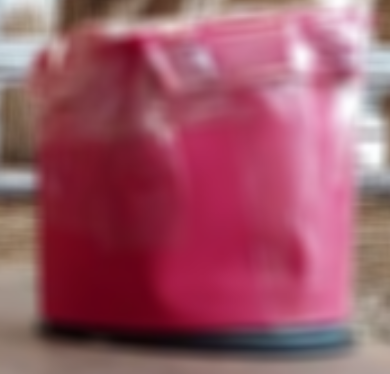
#> input picture red_BGR.png, 390 x 374 px, given in place of G134_E5.mp4, which was not available
$ python extract_cups.py
#> lines starting #> are read from the running program, lines starting #| are printed output that depends on the picture; after the words box and inside, x2 and y2 are one past the last pixel; in counts of white or black regions, pixels touching at a corner belong together; pictures that were not available may be replaced by others from this repository, and a replacement may not be noted
import os
import cv2
import pandas as pd
import numpy as np
import matplotlib.pyplot as plt
from matplotlib.animation import FuncAnimation, PillowWriter

class cup:
    # [15 lines left out: functions __init__, get_colour, not called in this run]

class frame:
    def __init__(self, img):
        #image
        self.img = img

        #shape of image
        self.height = img.shape[0]
        self.width = img.shape[1]
        self.channels = img.shape[2]

        #the output image, where the drawings go
        self.annotated = self.img.copy()

    def get_colours(self):
        '''
        Thresholds out dark and light pixels to leave only colour
        Quite specific to the original videos, idea is that theres lots of white and black in
        alpacas, sheep and goats. (and the environments)
        '''

        # smooth the image
        copy = cv2.blur(self.img, (75,75))

        hsv = cv2.cvtColor(copy, cv2.COLOR_BGR2HSV)

        #greyscale to get bright and dark values
        gray = cv2.cvtColor(hsv, cv2.COLOR_BGR2GRAY)

        # threshold all values out between 120 and 255
        _, mask = cv2.threshold(gray, 140, 200,cv2.THRESH_TOZERO)

        # dilate and morph the output of threshold. Attempt at closing a shape which has been sliced in half
        dilate_mask = cv2.dilate(mask,(10,10),iterations = 1)

        closed_mask = cv2.morphologyEx(dilate_mask, cv2.MORPH_CLOSE, (100, 100))

        res = cv2.bitwise_and(copy, copy, mask= closed_mask)

        return res

    # [52 lines left out: functions get_contours, find_cups, draw_boxes, not called in this run]

    def get_cup_vals(self, contours):
        xs = []
        ys = []
        ws = []
        hs = []
        if len(contours) > 0:

            for cnt in contours:
                x_i, y_i, w_i, h_i = cv2.boundingRect(cnt)
                xs.append(x_i)
                ys.append(y_i)
                ws.append(w_i)
                hs.append(h_i)
            avg_x = np.mean(xs)
            avg_y = np.mean(ys)
            avg_w = np.max(ws)
            avg_h = np.max(hs)
            centre_x = avg_x + (avg_w/2)
            centre_y = avg_y + (avg_h/2)
            return int(centre_x), int(centre_y), int(avg_w), int(avg_h)
        else:
            return None, None, None, None

    def detect(self):
        #abstract function
        pass

class detect_red_blue(frame):

    def __init__(self, img):
        #initialise frame
        super().__init__(img)

    def get_blue(self):
        '''
        return all blue pixels
        '''

        # segment out all colourful pixels
        colours = self.get_colours()
        #convert to hsv colour space
        hsv = cv2.cvtColor(colours, cv2.COLOR_RGB2HSV)

        # blue pixel bounds
        lower_blue = np.array([0,0,0])
        upper_blue = np.array([100,255,255])

        #mask image, all pixels within blue bounds turn to white else black
        blueImage = cv2.inRange(hsv, lower_blue, upper_blue)
        blue_res = cv2.bitwise_and(colours,colours, mask= blueImage)
        blue_res = cv2.GaussianBlur(blue_res, (15, 15), 2)
        return blue_res

    def get_red(self):
        '''
        Return all red pixels
        '''
        # segment out colours
        colours = self.get_colours()
        # convert to hsv colour space
        hsv = cv2.cvtColor(colours, cv2.COLOR_RGB2HSV)

        #pixel value bounds for red -> trial and error, very specific to this case for some reason
        lower_red = np.array([110,0,0])
        upper_red = np.array([200,255,255])

        #mask image, all pixels within pink bounds turn to white else black
        redImage = cv2.inRange(hsv, lower_red, upper_red)
        red_res = cv2.bitwise_and(colours,colours, mask= redImage)
        red_res = cv2.GaussianBlur(red_res, (15, 15), 2)
        return red_res

    def get_mask(self):
        red_mask = self.get_red()
        blue_mask = self.get_blue()
        mask = cv2.bitwise_or(red_mask, blue_mask)
        return red_mask, blue_mask, mask

    # [13 lines left out: function get_contours, not called in this run]

    def get_blue_center(self):
        '''
        Returns: Centre point of all blue pixels and the width and height of bounding box
        '''
        # segment out only blue pixels
        mask = self.get_blue()
        # convert to greyscale
        grey = cv2.cvtColor(mask, cv2.COLOR_BGR2GRAY)

        #threshold so all values above 0 are now 255
        _, thresh = cv2.threshold(grey, 0, 255, cv2.THRESH_BINARY)

        # get contours of blue objects in image
        contours, _ = cv2.findContours(thresh, cv2.RETR_TREE, cv2.CHAIN_APPROX_SIMPLE)

        big_contours = [i for i in contours if cv2.contourArea(i) > 1000]
        cv2.drawContours(self.annotated, big_contours, -1, (0, 255, 0), 3)
        return self.get_cup_vals(big_contours)

    def get_red_center(self):
        mask = self.get_red()
        grey = cv2.cvtColor(mask, cv2.COLOR_BGR2GRAY)
        _, thresh = cv2.threshold(grey, 0, 255, cv2.THRESH_BINARY)

        contours, _ = cv2.findContours(thresh, cv2.RETR_TREE, cv2.CHAIN_APPROX_SIMPLE)

        big_contours = [i for i in contours if cv2.contourArea(i) > 20000]
        cv2.drawContours(self.annotated, big_contours, -1, (0, 255, 0), 3)

        return self.get_cup_vals(big_contours)


    def detect(self):

        blue_x, blue_y, blue_width, blue_height = self.get_blue_center()
        red_x, red_y, red_width, red_height = self.get_red_center()

        # draw blue cup centre point & bounding area
        if None not in[blue_x, blue_y, blue_width, blue_height]:
            # circle for center
            cv2.putText(self.annotated, "Blue Cup", (blue_x - 50, blue_y- 15), cv2.FONT_HERSHEY_SIMPLEX, 1, (0, 255, 0), 3)
            cv2.circle(self.annotated, (blue_x, blue_y), 10, (0, 255, 0), -1)

        # draw red cup centre point & bounding area
        if None not in[red_x, red_y, red_width, red_height]:
            # circle for center
            cv2.putText(self.annotated, "Red Cup", (red_x - 50, red_y- 15), cv2.FONT_HERSHEY_SIMPLEX, 1, (0, 255, 0), 3)
            cv2.circle(self.annotated, (red_x, red_y), 10, (0, 255, 0), -1)

        return blue_x, blue_y, red_x, red_y

class detect_same(frame):

    def __init__(self, img):
        #initialise frame
        super().__init__(img)


class detect_sizes(frame):

    def __init__(self, img):
        #initialise frame
        super().__init__(img)

    # [9 lines left out: function detect, not called in this run]
    '''
    TODO
    '''
    pass

def menu() -> int:
    choosing = True
    menu = "Enter option:\n1) Colour cups\n2) Different Sizes\n3) Same cup\n Choice: "
    while choosing:
        option = input(menu)
        if int(option) in [1, 2, 3]:
            choosing = False
            return int(option)

def extract_vid_feats(in_path, out_path):
    #read in video
#> called with in_path = 'videos/colour/G134_E5.mp4', out_path = 'out_vid/G134_E5'
    choice = menu()
#> the loop in menu, `while choosing:` made 1 pass; the answer given on pass 1: 1
    cap = cv2.VideoCapture(in_path)
    width= int(cap.get(cv2.CAP_PROP_FRAME_WIDTH))
    height= int(cap.get(cv2.CAP_PROP_FRAME_HEIGHT))

    if (cap.isOpened()== False):
        print("Error opening video stream or file")

    #dictionary for storing values
    output = {"frame": [], "x1": [], "y1": [], "x2": [], "y2": []}

    #play back  video
    frame_no = 0
    main_writer= cv2.VideoWriter(f'{out_path}_main.mp4', cv2.VideoWriter_fourcc(*'DIVX'), 20, (width,height))
    red_writer= cv2.VideoWriter(f'{out_path}_red.mp4', cv2.VideoWriter_fourcc(*'DIVX'), 20, (width,height))
    blue_writer= cv2.VideoWriter(f'{out_path}_blue.mp4', cv2.VideoWriter_fourcc(*'DIVX'), 20, (width,height))
    mask_writer= cv2.VideoWriter(f'{out_path}_mask.mp4', cv2.VideoWriter_fourcc(*'DIVX'), 20, (width,height))
    while cap.isOpened():
        ret, img = cap.read()
#> img is the input picture: shape (374, 390, 3); mean B, G, R 103.1, 87.3, 155.8
        # img = cv2.imread("red_hsv.png")
        # ret = True

        if ret == True:

            frame_no +=1
            if choice == 1:
                im = detect_red_blue(img)
                blue_x, blue_y, red_x, red_y = im.detect()
#> in get_colours, `hsv = cv2.cvtColor(copy, cv2.COLOR_BGR2HSV)`: hsv: shape (374, 390, 3); mean H, S, V 137.7, 119.1, 155.9
#> in get_colours, `gray = cv2.cvtColor(hsv, cv2.COLOR_BGR2GRAY)`:
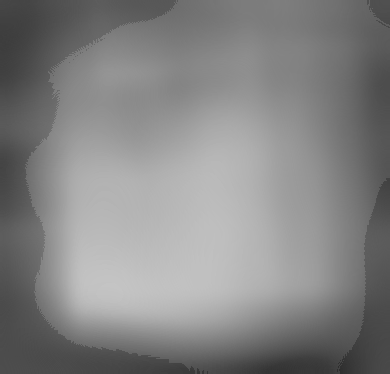
#> gray: shape (374, 390); min 45, max 197, mean 132.2
#> in get_blue, `hsv = cv2.cvtColor(colours, cv2.COLOR_RGB2HSV)`: hsv: shape (374, 390, 3); mean H, S, V 56.3, 77.9, 66
#> in get_blue, `blueImage = cv2.inRange(hsv, lower_blue, upper_blue)`:
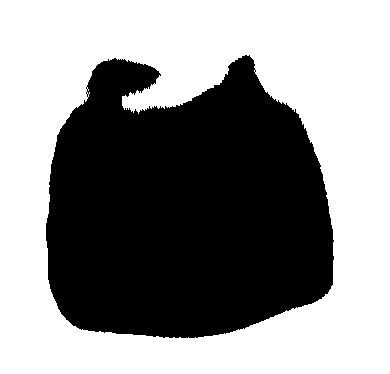
#> blueImage: shape (374, 390); 56% white; 1 black region, box (x1, y1, x2, y2) and area: (46, 55, 334, 338) 64192
#> in get_blue, `blue_res = cv2.bitwise_and(colours,colours, mask= blueImage)`: blue_res: shape (374, 390, 3); every value is 0
#> in get_blue_center, `grey = cv2.cvtColor(mask, cv2.COLOR_BGR2GRAY)`: grey: shape (374, 390); every value is 0
#> in get_blue_center, `contours, _ = cv2.findContours(thresh, cv2.RETR_TREE, cv2.CHAIN_APPROX..`: contours = []
#> in get_red, `red_res = cv2.GaussianBlur(red_res, (15, 15), 2)`:
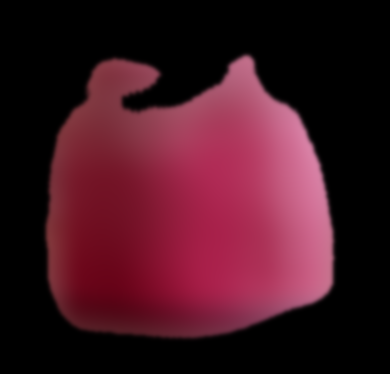
#> red_res: shape (374, 390, 3); mean B, G, R 33.6, 21.5, 66
#> in get_red_center, `grey = cv2.cvtColor(mask, cv2.COLOR_BGR2GRAY)`:
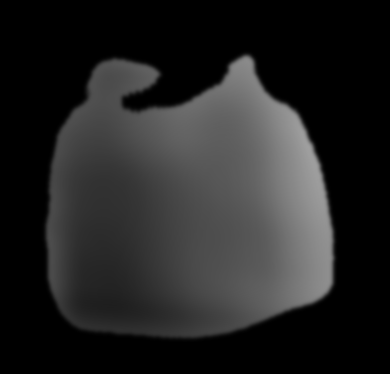
#> grey: shape (374, 390); min 0, max 159, mean 36.2
#> in get_red_center, `_, thresh = cv2.threshold(grey, 0, 255, cv2.THRESH_BINARY)`:
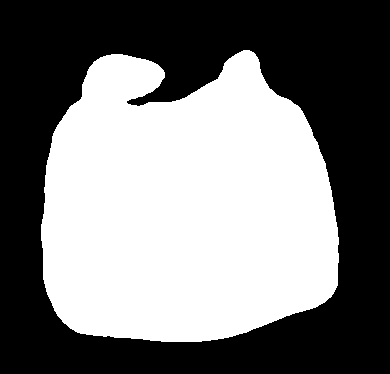
#> thresh: shape (374, 390); 47.8% white; 1 white region
#> in get_red_center, `contours, _ = cv2.findContours(thresh, cv2.RETR_TREE, cv2.CHAIN_APPROX..`: contours = 1 contour; box (x1, y1, x2, y2) and area: (41, 50, 339, 342) 69238
#> in get_red_center, `big_contours = [i for i in contours if cv2.contourArea(i) > 20000]`: big_contours has the same summary as contours
#> the loop in get_cup_vals (call 2), `for cnt in contours:` made 1 pass
#> (x_i, y_i, w_i, h_i) on pass 1: (41, 50, 298, 292)
#> in detect, `red_x, red_y, red_width, red_height = self.get_red_center()`: red_x = 190; red_y = 196; red_width = 298; red_height = 292
#> in detect, `cv2.circle(self.annotated, (red_x, red_y), 10, (0, 255, 0), -1)`:
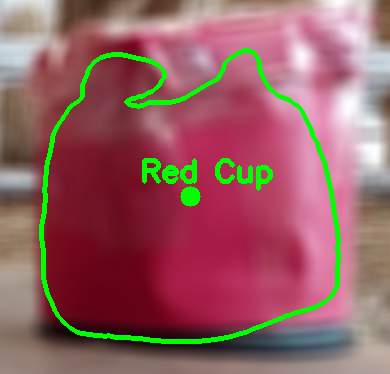
#> self.annotated: shape (374, 390, 3); mean B, G, R 98.9, 96.6, 148.7
#> blue_x = None; blue_y = None; red_x = 190; red_y = 196
                output['frame'].append(frame_no)
                output["x1"].append(blue_x)
                output["y1"].append(blue_y)
                output["x2"].append(red_x)
                output["y2"].append(red_y)
                # output["x2"].append(None)
                # output["y2"].append(None)
            if choice == 2:
                im = detect_sizes(img)
            if choice == 3:
                im = detect_same(img)


            red, blue, mask = im.get_mask()
            out_im = im.annotated

            scale = 50
            width = int(im.width * scale / 100)
#> width = 195
            height = int(im.height * scale / 100)
#> height = 187
            dim = (width, height)
#> dim = (195, 187)

            # red = im.get_red()
            resized_annotated = cv2.resize(out_im, dim, interpolation = cv2.INTER_AREA)
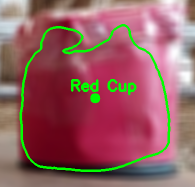
#> resized_annotated: shape (187, 195, 3); mean B, G, R 99.1, 96.7, 148.9
            resized_mask = cv2.resize(mask, dim, interpolation = cv2.INTER_AREA)

            cv2.imshow("Output", resized_annotated)
            main_writer.write(out_im)
            blue_writer.write(blue)
            red_writer.write(red)
            mask_writer.write(mask)
            cv2.imshow("Colour", resized_mask)


            key = cv2.waitKey(1)
#> (key q is pressed here)

            #press q to quit
            if key == ord('q'):
                break

            #p to pause
            if key == ord('p'):
                cv2.waitKey(-1)

        else:
            break

    cap.release()
    cv2.destroyAllWindows()

    #save dict as pandas and csv file
    df = pd.DataFrame.from_dict(output)
    return df

# [22 lines left out: function plot_vals, not called in this run]

if __name__ == '__main__':

    ### CHANGE THIS STRING FOR EACH VIDEO, NOT AUTOMATED YET ###
    vid = 'videos/colour/G134_E5.mp4'
    ############################################################

    file = vid.split("/")[-1][:-4]
    csv_path = f"csv/{file}_poi.csv"
    output_vid_path = f"out_vid/{file}"
    df = extract_vid_feats(vid, output_vid_path)
#> (the run stopped early here; a loop or call above may not have finished)
